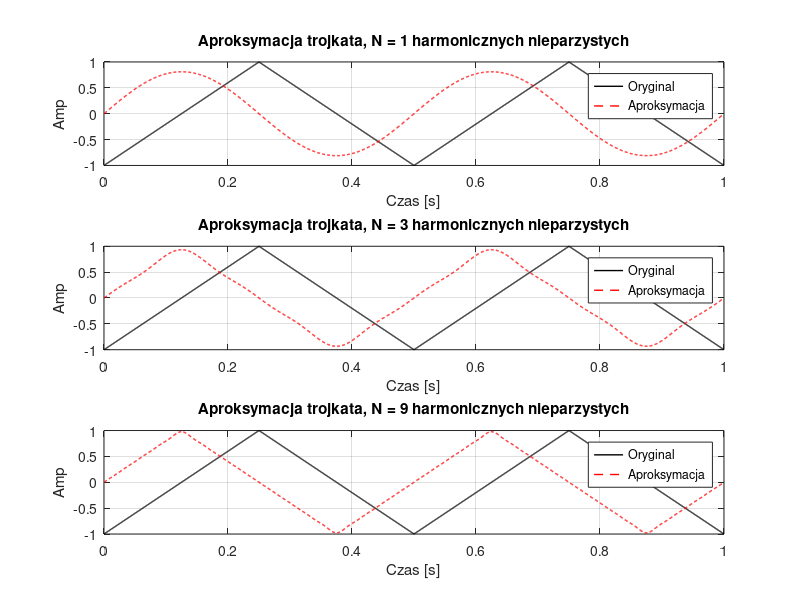

Write the MATLAB code that produced this figure.
% Lab 4 - Przyklad 3: Aproksymacja sygnalu trojkatnego
fs = 2000;
T  = 1;
f0 = 2;
t  = 0 : 1/fs : T-1/fs;

x_ref = sawtooth(2*pi*f0*t, 0.5);
N_values = [1, 3, 9];

figure;
for idx = 1:length(N_values)
    N = N_values(idx);
    x = zeros(size(t));

    for k = 1:2:(2*N-1)
        coeff = (8/pi^2) * ((-1)^((k-1)/2)) / (k^2);
        x = x + coeff * sin(2*pi*k*f0*t);
    end

    subplot(length(N_values),1,idx);
    plot(t, x_ref, 'k', 'LineWidth', 1); hold on;
    plot(t, x, 'r--', 'LineWidth', 1);
    title(sprintf('Aproksymacja trojkata, N = %d harmonicznych nieparzystych', N));
    xlabel('Czas [s]'); ylabel('Amp'); grid on;
    legend('Oryginal', 'Aproksymacja');
end
